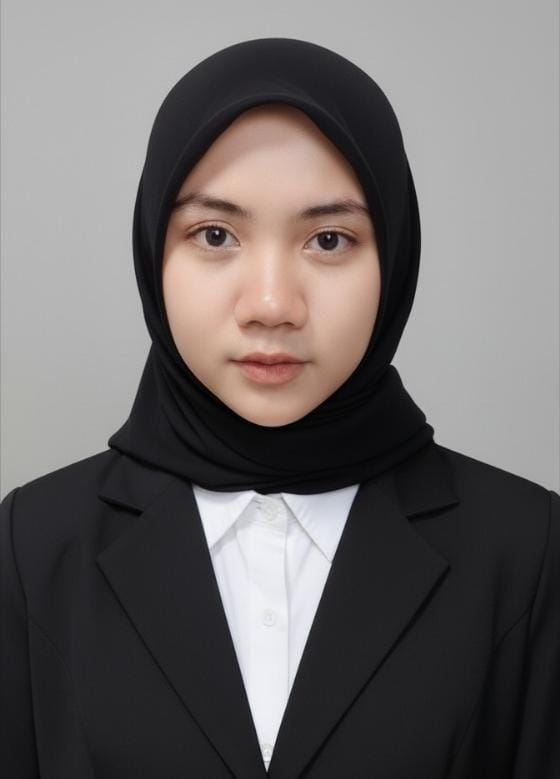
#> input picture inda.jpg, 560 x 779 px, found by its file name
$ python edge.py
#> lines starting #> are read from the running program, lines starting #| are printed output that depends on the picture


import imageio.v2 as img
import numpy as np
import matplotlib.pyplot as plt

sobelX = np.array ([
    [-1,0,1],
    [-2,0,2],
    [-1,0,1]
])

sobelY = np.array([
    [-1,-2,-1],
    [0, 0, 0],
    [1, 2, 1]
])

image = img.imread(r"C:\Users\awann\Downloads\inda.jpg", mode='F')
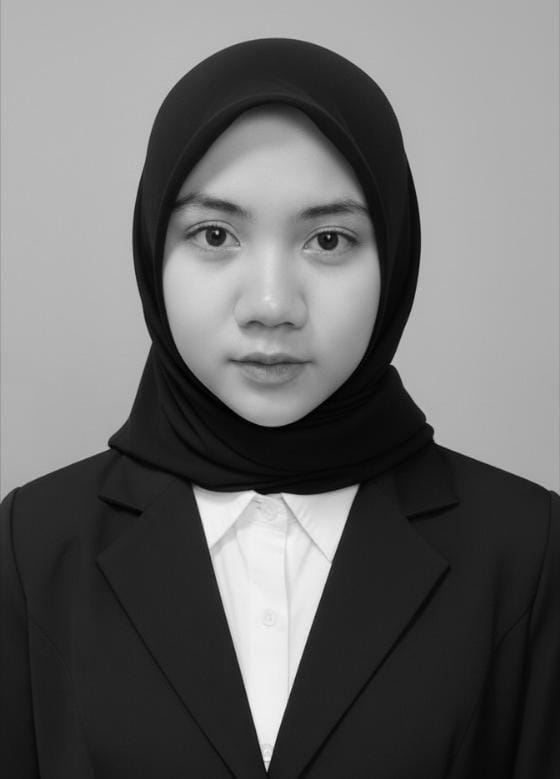
#> image: shape (779, 560) float32; min 0, max 250.3, mean 106.2

imgPad = np.pad(image, mode='constant', pad_width=1, constant_values=0)

Gx = np.zeros_like(imgPad)
Gy = np.zeros_like(imgPad)

for y in range(1, imgPad.shape[0]-1):
    for x in range(1, imgPad.shape[1]-1):
        area = imgPad[y-1:y+2, x-1:x+2]
        Gx[y-1, x-1] = np.sum(area * sobelX)
        Gy[y-1, x-1] = np.sum(area * sobelY)
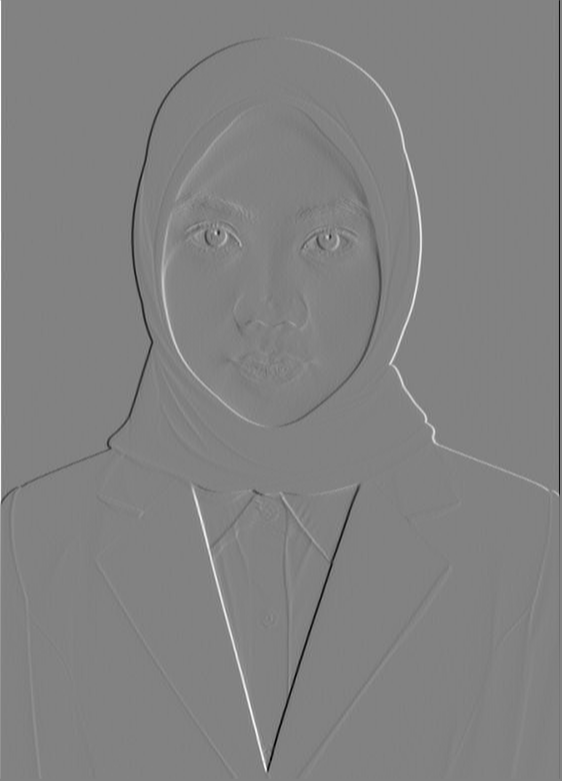
#> Gx: shape (781, 562) float32; min -771, max 740, mean 0; drawn with min black and max white
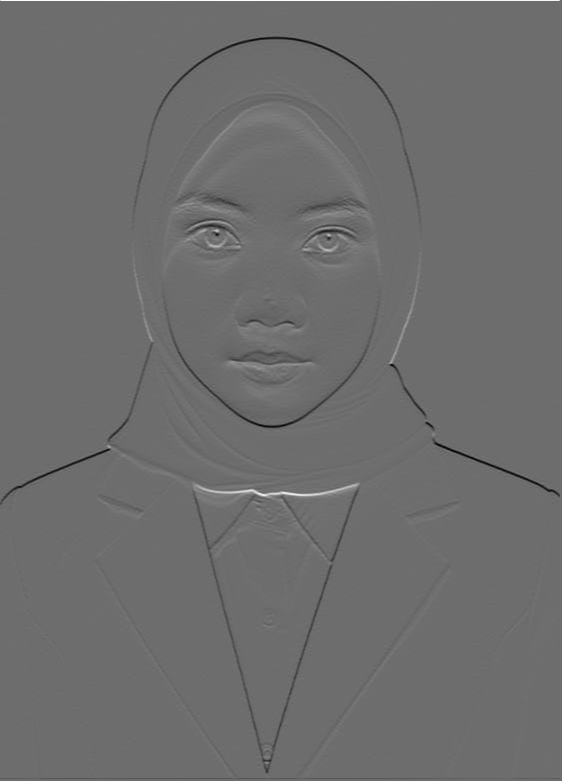
#> Gy: shape (781, 562) float32; min -554, max 732, mean -0.8; drawn with min black and max white

G = np.sqrt(Gx**2 + Gy**2)
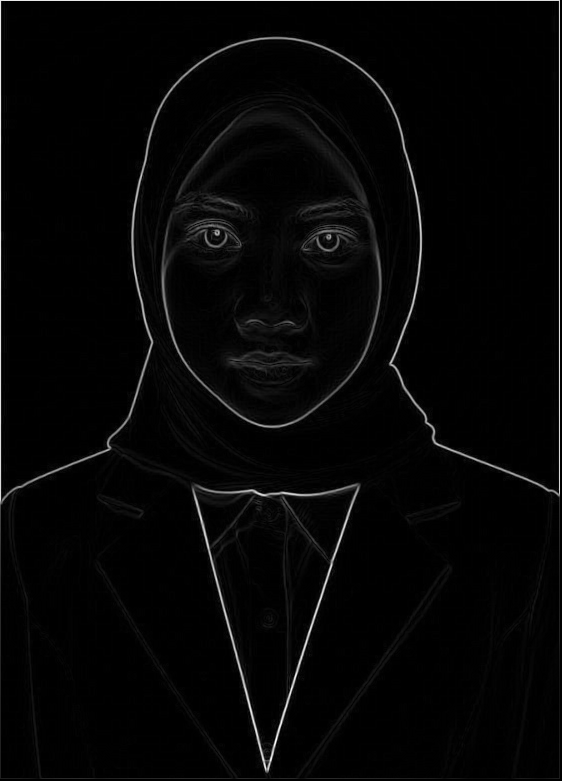
#> G: shape (781, 562) float32; min 0, max 791.5, mean 18.5; drawn with min black and max white
G = (G / G.max()) * 255
G = np.clip(G, 0, 255)
G = G.astype(np.uint8)

plt.figure(figsize=(10,10))

plt.subplot(2,2,1)
plt.imshow(image)

plt.subplot(2,2,2)
plt.imshow(Gx, cmap='gray')

plt.subplot(2,2,3)
plt.imshow(Gy, cmap='gray')

plt.subplot(2,2,4)
plt.imshow(G, cmap='gray')

plt.show()
